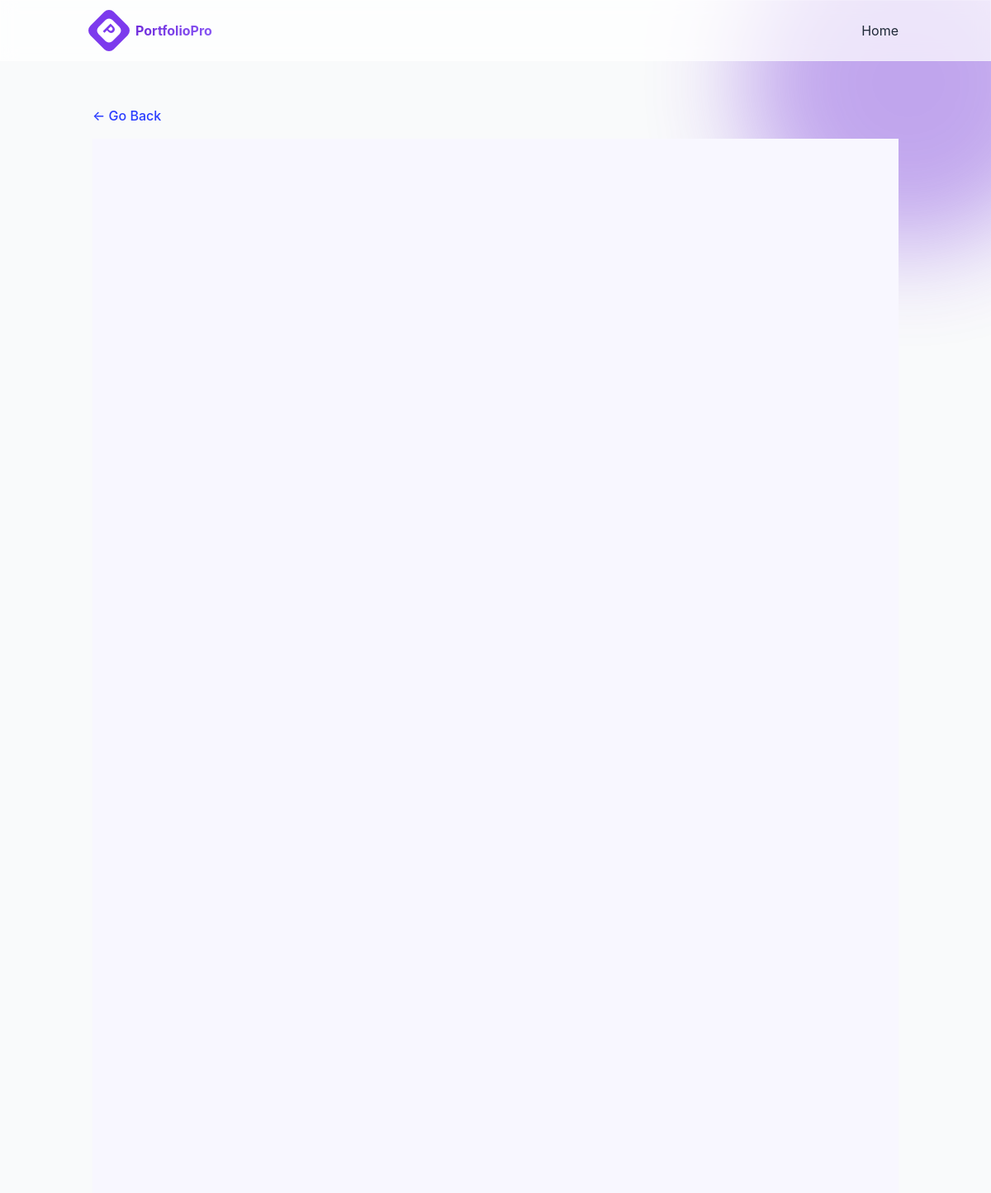
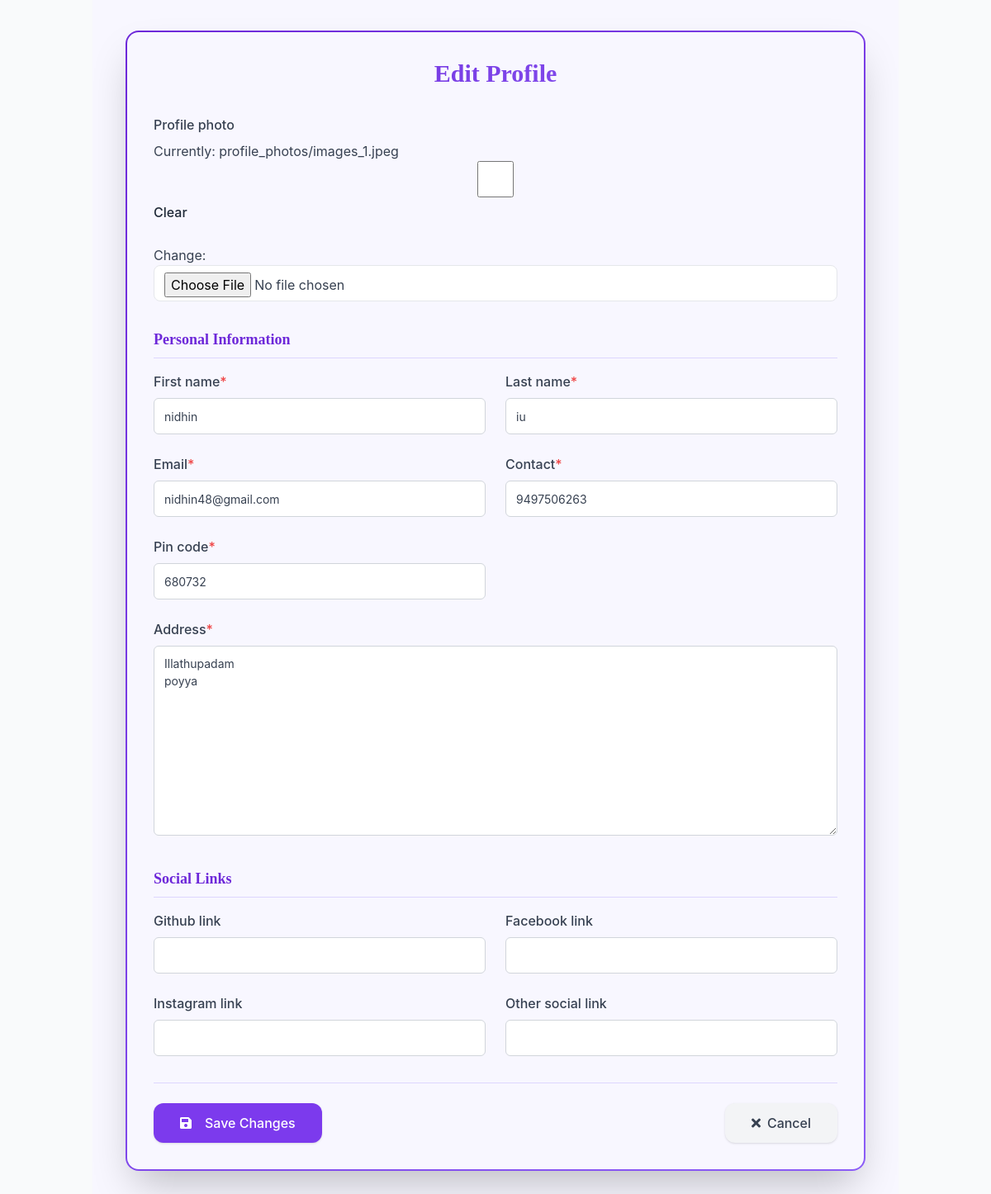
Page /edit-profile/ (signed in) on the committed database (2 pictures, top to bottom).
### users/models.py (models this page shows, shortened)
class UserProfile(models.Model):
    created_at = models.DateTimeField(auto_now_add=True, null=True, blank=True)
    updated_at = models.DateTimeField(auto_now=True, null=True, blank=True)
    USER_TYPES = (
        ('normal', 'Normal User'),
        ('agent', 'Agent'),
        ('student', 'Student'),
    )
    created_by = models.ForeignKey(
        'self', on_delete=models.SET_NULL, null=True, blank=True, related_name='students_created')
    user = models.OneToOneField(User, on_delete=models.CASCADE)
    template_change_count = models.IntegerField(default=0)
    max_template_changes = models.IntegerField(default=50)
    portfolios_remaining = models.PositiveIntegerField(default=10)
    user_type = models.CharField(
        max_length=10, choices=USER_TYPES, default='normal')
    is_blocked = models.BooleanField(default=False)
    blocked_since = models.DateTimeField(null=True, blank=True)
    reason = models.TextField(null=True, blank=True)  # ✅ Add this
    profile_photo = models.ImageField(
        upload_to='profile_photos/', null=True, blank=True)
    first_name = models.CharField(max_length=100)
    last_name = models.CharField(max_length=100)
    address = models.TextField()
    contact = models.CharField(max_length=20)
    pin_code = models.CharField(max_length=10)
    email = models.EmailField()
    github_link = models.URLField(blank=True, null=True)
    facebook_link = models.URLField(blank=True, null=True)
    instagram_link = models.URLField(blank=True, null=True)
    other_social_link = models.URLField(blank=True, null=True)
    certifications = models.TextField(blank=True)
    languages = models.TextField(blank=True)
    hobbies = models.TextField(blank=True)
    summary = models.TextField(blank=True)
    extracurricular = models.TextField(blank=True)
    resume = models.FileField(upload_to='resumes/', null=True, blank=True)
    agent_commission_rate = models.DecimalField(
        max_digits=5, decimal_places=2, default=0.00)  # Commission percentage
    agent_total_earnings = models.DecimalField(
        max_digits=10, decimal_places=2, default=0.00)  # Total earned
    agent_pending_payments = models.IntegerField(
        default=0)  # Number of pending student payments
    is_agent_student = models.BooleanField(default=False)
    agent_payment_completed = models.BooleanField(
        default=False)  # Has agent paid for this student?
    terms_accepted = models.BooleanField(default=False)
    terms_accepted_at = models.DateTimeField(null=True, blank=True)

### users/views.py (the view)
# urls.py: path('edit-profile/', views.edit_user_profile, name='edit_profile'),
@login_required
def edit_user_profile(request):
    user_profile, _ = UserProfile.objects.get_or_create(user=request.user)
    if request.method == 'POST':
        form = UserProfileForm(
            request.POST, request.FILES, instance=user_profile)
        if form.is_valid():
            form.save()
            return redirect('user_profile')
    else:
        form = UserProfileForm(instance=user_profile)
    return render(request, 'portfolio/edit_profile.html', {'form': form})

### users/forms.py (shortened to what this page needs)
class UserProfileForm(forms.ModelForm):
    class Meta:
        model = UserProfile
        fields = [
            'user_type',  # Add this field
            'profile_photo', 'first_name', 'last_name', 'address',
            'contact', 'pin_code', 'email', 'github_link',
            'facebook_link', 'instagram_link', 'other_social_link',
            'certifications', 'languages', 'hobbies',
            'summary', 'extracurricular', 'resume'
        ]
        widgets = {
            'address': forms.Textarea(attrs={'rows': 3, 'maxlength': 300}),
            'summary': forms.Textarea(attrs={'rows': 5, 'maxlength': 1000}),
            'certifications': forms.Textarea(attrs={'rows': 3, 'maxlength': 500}),
            'languages': forms.Textarea(attrs={'rows': 2, 'maxlength': 200}),
            'hobbies': forms.Textarea(attrs={'rows': 2, 'maxlength': 300}),
            'extracurricular': forms.Textarea(attrs={'rows': 3, 'maxlength': 500}),
        }

### users/context_processors.py (called while the page is built)
def user_portfolio(request):
    if request.user.is_authenticated:
        try:
            portfolio = StudentPortfolio.objects.filter(
                user=request.user).first()
            return {'portfolio': portfolio}
        except Exception:
            return {'portfolio': None}
    return {'portfolio': None}

def pending_invitations_count(request):
    if request.user.is_authenticated and request.user.is_staff:
        count = StudentInvitation.objects.filter(status='pending').count()
        return {'pending_invitations_count': count}
    return {}

### templates/portfolio/edit_profile.html (shortened to what this page needs)
{% extends 'portfolio/base.html' %}
{% load static %}
{% block extra_css %}
<link rel="stylesheet" href="{% static 'css/portfolio_universal.css' %}">
<link rel="stylesheet" href="{% static 'css/profile_edit_buttons.css' %}">
{% endblock %}
{% block content %}
{% include "go_back_button.html" %}
<div class="min-h-screen flex items-center justify-center bg-[#f8f7ff] py-12 px-4">
    <div class="w-full max-w-4xl mx-auto">
        <div class="glass-effect gradient-border rounded-2xl shadow-2xl p-8">
            <h2 class="text-2xl md:text-3xl font-bold mb-8 gradient-text text-center">Edit Profile</h2>
            <form method="post" enctype="multipart/form-data" class="space-y-8">
                <div class="mb-6">
                    <label for="{{ form.profile_photo.id_for_label }}" class="block font-medium text-gray-700 mb-2">
                        {{ form.profile_photo.label }}
                    </label>
                    {{ form.profile_photo }}
                </div>
                <div class="mb-8">
                    <h3 class="text-lg font-semibold text-violet-700 mb-4 border-b border-violet-200 pb-2">Personal
                        Information</h3>
                    <div class="grid grid-cols-1 md:grid-cols-2 gap-6">
                        <div>
                            <label for="{{ form.first_name.id_for_label }}"
                                class="block font-medium text-gray-700 mb-2">
                                {{ form.first_name.label }}{% if form.first_name.field.required %}<span
                                    class="text-red-500">*</span>{% endif %}
                            </label>
                            {{ form.first_name }}
                        </div>
                        <div>
                            <label for="{{ form.last_name.id_for_label }}" class="block font-medium text-gray-700 mb-2">
                                {{ form.last_name.label }}{% if form.last_name.field.required %}<span
                                    class="text-red-500">*</span>{% endif %}
                            </label>
                            {{ form.last_name }}
                        </div>
                        <div>
                            <label for="{{ form.email.id_for_label }}" class="block font-medium text-gray-700 mb-2">
                                {{ form.email.label }}{% if form.email.field.required %}<span
                                    class="text-red-500">*</span>{% endif %}
                            </label>
                            {{ form.email }}
                        </div>
                        <div>
                            <label for="{{ form.contact.id_for_label }}" class="block font-medium text-gray-700 mb-2">
                                {{ form.contact.label }}{% if form.contact.field.required %}<span
                                    class="text-red-500">*</span>{% endif %}
                            </label>
                            {{ form.contact }}
                        </div>
                        <div>
                            <label for="{{ form.pin_code.id_for_label }}" class="block font-medium text-gray-700 mb-2">
                                {{ form.pin_code.label }}{% if form.pin_code.field.required %}<span
                                    class="text-red-500">*</span>{% endif %}
                            </label>
                            {{ form.pin_code }}
                        </div>
                    </div>
                    <div class="mt-6">
                        <label for="{{ form.address.id_for_label }}" class="block font-medium text-gray-700 mb-2">
                            {{ form.address.label }}{% if form.address.field.required %}<span
                                class="text-red-500">*</span>{% endif %}
                        </label>
                        {{ form.address }}
                    </div>
                </div>
                <div class="mb-8">
                    <h3 class="text-lg font-semibold text-violet-700 mb-4 border-b border-violet-200 pb-2">Social Links
                    </h3>
                    <div class="grid grid-cols-1 md:grid-cols-2 gap-6">
                        <div>
                            <label for="{{ form.github_link.id_for_label }}"
                                class="block font-medium text-gray-700 mb-2">
                                {{ form.github_link.label }}
                            </label>
                            {{ form.github_link }}
                        </div>
                        <div>
                            <label for="{{ form.facebook_link.id_for_label }}"
                                class="block font-medium text-gray-700 mb-2">
                                {{ form.facebook_link.label }}
                            </label>
                            {{ form.facebook_link }}
                        </div>
                        <div>
                            <label for="{{ form.instagram_link.id_for_label }}"
                                class="block font-medium text-gray-700 mb-2">
                                {{ form.instagram_link.label }}
                            </label>
                            {{ form.instagram_link }}
                        </div>
                        <div>
                            <label for="{{ form.other_social_link.id_for_label }}"
                                class="block font-medium text-gray-700 mb-2">
                                {{ form.other_social_link.label }}
                            </label>
                            {{ form.other_social_link }}
                        </div>
                    </div>
                </div>
                <div
                    class="flex flex-col sm:flex-row justify-between items-center gap-4 pt-6 border-t border-violet-200">
                    <button type="submit"
                        class="btn-hover-effect bg-violet-600 hover:bg-violet-700 text-white px-8 py-3 rounded-xl font-medium shadow flex items-center">
                        <i class="fas fa-save mr-2"></i> Save Changes
                    </button>
                    <a href="{% url 'user_profile' %}"
                        class="btn-hover-effect bg-gray-100 hover:bg-gray-200 text-gray-700 px-8 py-3 rounded-xl font-medium shadow flex items-center">
                        <i class="fas fa-times mr-2"></i> Cancel
                    </a>
                </div>
            </form>
        </div>
    </div>
</div>
<link rel="stylesheet" href="https://cdnjs.cloudflare.com/ajax/libs/font-awesome/5.15.4/css/all.min.css">
{% endblock %}

### static/css/portfolio_universal.css (style rules this page uses)
:root { --font-size-xs: 0.75rem; --font-size-sm: 0.875rem; --font-size-base: 1rem; --font-size-lg: 1.125rem; --font-size-xl: 1.25rem; --font-size-2xl: 1.5rem; --font-size-3xl: 1.875rem; --font-size-4xl: 2.25rem; --font-size-5xl: 3rem; --font-size-6xl: 3.75rem; --line-height-tight: 1.25; --line-height-normal: 1.5; --line-height-relaxed: 1.75; --font-weight-light: 300; --font-weight-normal: 400; --font-weight-medium: 500; --font-weight-semibold: 600; --font-weight-bold: 700; --font-weight-extrabold: 800; --spacing-xs: 0.25rem; --spacing-sm: 0.5rem; --spacing-md: 1rem; --spacing-lg: 1.5rem; --spacing-xl: 2rem; --spacing-2xl: 3rem; --spacing-3xl: 4rem; --header-height: 80px; --card-height: 300px; --button-height: 48px; --input-height: 44px; --section-padding: 6rem; --form-height: 50px; --table-row-height: 60px; --container-max-width: 1200px; --card-min-width: 300px; --button-min-width: 120px; --form-max-width: 600px; --sidebar-width: 280px; --border-radius-sm: 4px; --border-radius-md: 8px; --border-radius-lg: 12px; --border-radius-xl: 16px; --shadow-sm: 0 1px 3px rgba(0, 0, 0, 0.1); --shadow-md: 0 4px 6px rgba(0, 0, 0, 0.1); --shadow-lg: 0 10px 15px rgba(0, 0, 0, 0.1); --shadow-xl: 0 20px 25px rgba(0, 0, 0, 0.1); --primary: #6d28d9; --primary-light: #8b5cf6; --primary-dark: #5b21b6; --secondary: #ec4899; --accent: #10b981; --success: #22c55e; --warning: #f59e0b; --error: #ef4444; --info: #3b82f6; --dark: #1f2937; --light: #f9fafb; --gray: #6b7280; --gray-light: #d1d5db; --border: #e5e7eb; --text: #374151; --text-light: #6b7280; }
* { margin: 0; padding: 5; box-sizing: border-box; font-size: var(--font-size-base); line-height: var(--line-height-normal); }
html { scroll-behavior: smooth; scroll-padding-top: var(--header-height); }
body { font-family: 'Inter', 'Lato', 'Arial', sans-serif; line-height: var(--line-height-relaxed); overflow-x: hidden; color: var(--text); background-color: var(--light); }
h1, h2, h3, h4, h5, h6 { font-family: 'Playfair Display', 'Georgia', serif; font-weight: var(--font-weight-bold); line-height: var(--line-height-tight); margin-bottom: var(--spacing-md); color: var(--dark); }
h2 { font-size: var(--font-size-3xl); margin-bottom: var(--spacing-md); }
h3 { font-size: var(--font-size-2xl); margin-bottom: var(--spacing-sm); }
a { font-size: var(--font-size-base); font-weight: var(--font-weight-normal); text-decoration: none; transition: all 0.3s ease; color: var(--primary); }
button, .btn { font-size: var(--font-size-base); font-weight: var(--font-weight-medium); height: var(--button-height); min-width: var(--button-min-width); padding: var(--spacing-sm) var(--spacing-lg); border-radius: var(--border-radius-md); border: none; cursor: pointer; transition: all 0.3s ease; display: inline-flex; align-items: center; justify-content: center; gap: var(--spacing-sm); text-decoration: none; }
input, textarea, select { font-size: var(--font-size-base); font-weight: var(--font-weight-normal); height: var(--input-height); padding: var(--spacing-sm) var(--spacing-md); border-radius: var(--border-radius-md); border: 1px solid var(--border); transition: all 0.3s ease; width: 100%; background-color: white; }
textarea { min-height: 120px; resize: vertical; }
label { font-size: var(--font-size-base); font-weight: var(--font-weight-medium); margin-bottom: var(--spacing-xs); display: block; color: var(--dark); }
.text-lg { font-size: var(--font-size-lg); }
.text-2xl { font-size: var(--font-size-2xl); }
.font-medium { font-weight: var(--font-weight-medium); }
.font-semibold { font-weight: var(--font-weight-semibold); }
.font-bold { font-weight: var(--font-weight-bold); }
.text-center { text-align: center; }
.flex { display: flex; }
.flex-col { flex-direction: column; }
.items-center { align-items: center; }
.justify-center { justify-content: center; }
.justify-between { justify-content: space-between; }
.grid { display: grid; }

### rows in the picture
UserProfile: first_name "nidhin", last_name "iu", email "nidhin48@gmail.com", contact "9497506263", pin_code "680732", address "Illathupadam poyya"
